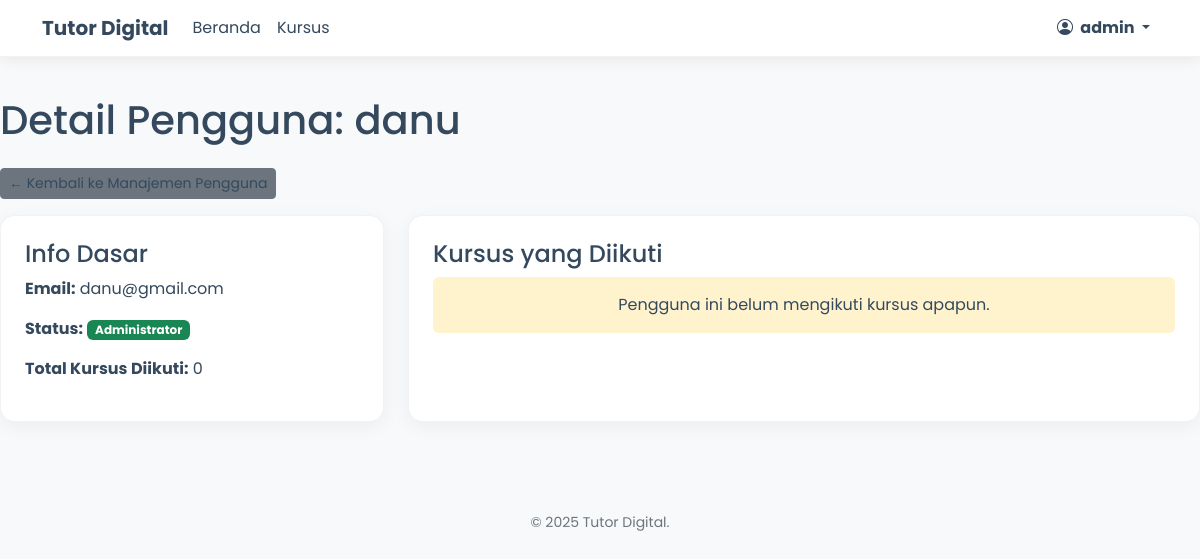
Screenshot of /admin/user_detail/2 (signed in) with the database file from the repository.
### models.py (models this page shows, shortened)
class User(UserMixin, db.Model):
    id = db.Column(db.Integer, primary_key=True)
    username = db.Column(db.String(64), index=True, unique=True)
    email = db.Column(db.String(120), index=True, unique=True)
    password_hash = db.Column(db.String(256))
    is_admin = db.Column(db.Boolean, default=False)
    full_name = db.Column(db.String(120))
    whatsapp_number = db.Column(db.String(20))
    enrollments = db.relationship('Enrollment', backref='student', lazy='dynamic')
    progresses = db.relationship('LessonProgress', backref='student', lazy='dynamic')

### routes.py (the view)
@app.route('/admin/user_detail/<int:user_id>')
@login_required
@admin_required
def admin_user_detail(user_id):
    user = User.query.get_or_404(user_id)
    enrollments = user.enrollments.all()
    user_courses = []
    for enrollment in enrollments:
        course = enrollment.course
        progress = course.get_progress(user.id)
        user_courses.append({'course': course, 'progress': progress})
    return render_template('admin/user_detail.html',
                           title=f'Detail Pengguna: {user.username}',
                           target_user=user,
                           user_courses=user_courses)

### app.py (called while the page is built)
@app.context_processor
def inject_global_variables():
    return dict(
        now=datetime.utcnow # Menggunakan UTC, atau datetime.now() jika Anda yakin dengan timezone server
    )

### models.py (called while the page is built)
@login_manager.user_loader
def load_user(user_id):
    return User.query.get(int(user_id))

### routes.py (called while the page is built)
def admin_required(f):
    @wraps(f)
    def decorated_function(*args, **kwargs):
        if not current_user.is_authenticated or not current_user.is_admin:
            flash('Akses ditolak. Anda harus menjadi Administrator.', 'danger')
            return redirect(url_for('index'))
        return f(*args, **kwargs)
    return decorated_function

### templates/admin/user_detail.html
{% extends "base.html" %}
{% block content %}
    <h1 class="mb-4">Detail Pengguna: {{ target_user.username }}</h1>
    <a href="{{ url_for('admin_users') }}" class="btn btn-secondary btn-sm mb-3">← Kembali ke Manajemen Pengguna</a>
    <div class="row">
        <div class="col-md-4 mb-4">
            <div class="card p-4 h-100">
                <h4 class="card-title">Info Dasar</h4>
                <p><strong>Email:</strong> {{ target_user.email }}</p>
                <p><strong>Status:</strong>
                    {% if target_user.is_admin %}
                        <span class="badge bg-success">Administrator</span>
                    {% else %}
                        <span class="badge bg-warning text-dark">Pengguna Biasa</span>
                    {% endif %}
                </p>
                <p><strong>Total Kursus Diikuti:</strong> {{ user_courses|length }}</p>
            </div>
        </div>
        <div class="col-md-8 mb-4">
            <div class="card p-4 h-100">
                <h4 class="card-title">Kursus yang Diikuti</h4>
                {% if user_courses %}
                <ul class="list-group list-group-flush">
                    {% for item in user_courses %}
                    <li class="list-group-item d-flex justify-content-between align-items-center card mb-2 p-3">
                        <div>
                            <a href="{{ url_for('course_detail', course_id=item.course.id) }}" class="fw-bold text-warning">{{ item.course.title }}</a>
                            <div class="progress mt-1" style="height: 15px;">
                                <div class="progress-bar bg-primary" role="progressbar" style="width: {{ item.progress }}%;" aria-valuenow="{{ item.progress }}" aria-valuemin="0" aria-valuemax="100">
                                    {{ item.progress }}%
                                </div>
                            </div>
                        </div>
                        <span class="badge bg-info text-dark">{{ item.progress }}%</span>
                    </li>
                    {% endfor %}
                </ul>
                {% else %}
                <div class="alert alert-warning text-center">
                    Pengguna ini belum mengikuti kursus apapun.
                </div>
                {% endif %}
            </div>
        </div>
    </div>
{% endblock %}

### templates/base.html (shortened to what this page needs)
<!doctype html>
<html lang="id">
<head>
    <link href="https://cdn.jsdelivr.net/npm/bootstrap@5.3.2/dist/css/bootstrap.min.css" rel="stylesheet">
    <link rel="stylesheet" href="https://cdn.jsdelivr.net/npm/bootstrap-icons@1.11.3/font/bootstrap-icons.min.css">
    <link rel="stylesheet" href="https://cdnjs.cloudflare.com/ajax/libs/animate.css/4.1.1/animate.min.css"/>
    <link rel="stylesheet" href="{{ url_for('static', filename='style.css') }}">
</head>
<body>
    <nav class="navbar navbar-expand-lg navbar-light fixed-top">
        <div class="container">
            <a class="navbar-brand fw-bolder" href="{{ url_for('index') }}">
                Tutor Digital
            </a>
            <div class="collapse navbar-collapse" id="navbarNav">
                <ul class="navbar-nav me-auto mb-2 mb-lg-0">
                    <li class="nav-item">
                        <a class="nav-link" href="{{ url_for('index') }}">Beranda</a>
                    </li>
                    <li class="nav-item">
                        <a class="nav-link" href="{{ url_for('search') }}">Kursus</a>
                    </li>
                </ul>
                <ul class="navbar-nav">
                    {% if current_user.is_authenticated %}
                        <li class="nav-item dropdown">
                            <a class="nav-link dropdown-toggle fw-bold" href="#" id="navbarDropdown" role="button" data-bs-toggle="dropdown" aria-expanded="false">
                                <i class="bi bi-person-circle me-1"></i> {{ current_user.username }}
                            </a>
                        </li>
                    {% endif %}
                </ul>
            </div>
        </div>
    </nav>
    <main class="my-5 pt-5">
        {% block content %}{% endblock %}
    </main>
    <footer class="footer mt-auto py-3 bg-transparent">
        <div class="container text-center">
            <span class="text-muted small">
                &copy; {{ now().year }} Tutor Digital.
            </span>
        </div>
    </footer>
</body>
</html>

### static/style.css (style rules this page uses)
body { background-color: #F8F9FA; min-height: 100vh; font-family: 'Poppins', sans-serif; color: #34495E; }
h1, h2, h3, h4, h5, h6, p, a, .nav-link, .navbar-brand { color: #34495E !important; }
.text-muted { color: #6C757D !important; }
.navbar { background-color: rgba(255, 255, 255, 0.95) !important; box-shadow: 0 2px 15px rgba(0, 0, 0, 0.08); backdrop-filter: blur(5px); border-bottom: 1px solid rgba(0, 0, 0, 0.05); z-index: 1000; }
.navbar-light .navbar-nav .nav-link { color: #34495E !important; }
.card { background: rgba(255, 255, 255, 1); backdrop-filter: blur(0px); border-radius: 15px; border: 1px solid rgba(0, 0, 0, 0.05); box-shadow: 0 5px 20px 0 rgba(0, 0, 0, 0.05); color: #34495E; transition: transform 0.3s ease-in-out, box-shadow 0.3s; }
.card-title, .card-text { color: #34495E !important; }
.alert { color: #34495E; border: none; }

### rows the page displays
User: username "admin"
User: username "danu", email "danu@gmail.com"

### other values shown
{{ user_courses|length }} "0"
